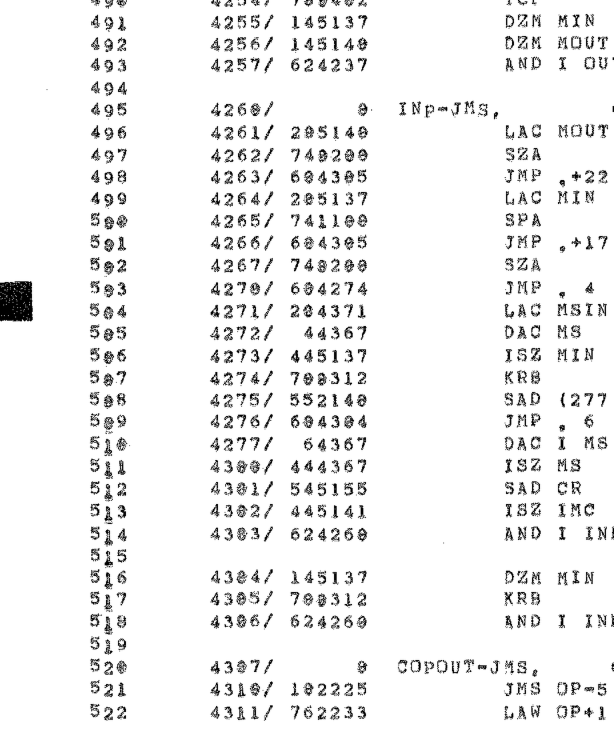
#> input picture characters/heinz-lemke/sources/pixie-assembler-listing-1972/.crops/page-048-L1.png, 1840 x 2238 px, given in place of page-page-048-L1.png.png, which was not available (shown at 1/3 size)
$ python make_left.py page-048-L1.png
#> lines starting #> are read from the running program, lines starting #| are printed output that depends on the picture; pictures that were not available may be replaced by others from this repository, and a replacement may not be noted
import sys
from PIL import Image, ImageOps
page = sys.argv[1]
im = Image.open(f'pages/page-{page}.png').convert('L')
#> im is the input picture: PIL image 1840x2238 L; min 0, max 255, mean 240
im = ImageOps.autocontrast(im)
w, h = im.size
#> w = 1840; h = 2238
x0, x1 = 80, 1000   # SEQ, ADDR, OCTAL, LABEL start
y0, y1 = 150, h - 30
#> y0 = 150; y1 = 2208
n = 2
overlap = 40
step = (y1 - y0) // n
#> step = 1029
for i in range(n):
    a = max(y0, y0 + i*step - overlap)
    b = min(y1, y0 + (i+1)*step + overlap)
    crop = im.crop((x0, a, x1, b))
    crop = crop.resize((crop.width*2, crop.height*2), Image.LANCZOS)
    crop.save(f'.crops/page-{page}-L{i}.png')
    print(f'page-{page}-L{i}.png', crop.size)
#> this loop made 2 passes
#> pass 1, `crop = im.crop((x0, a, x1, b))`:
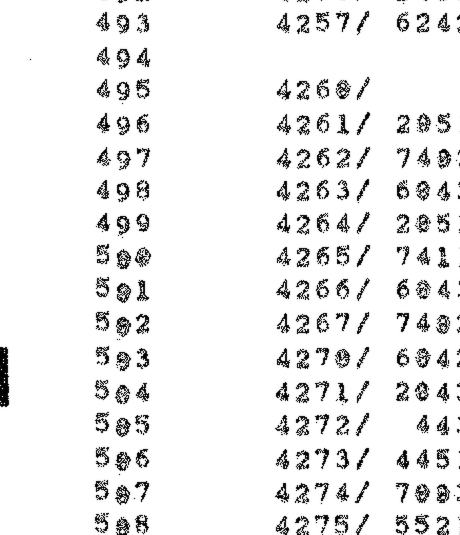
#> crop: PIL image 920x1069 L (shown at 1/2 size); min 0, max 255, mean 236.9
#> pass 1, `crop = crop.resize((crop.width*2, crop.height*2), Image.LANCZOS)`:
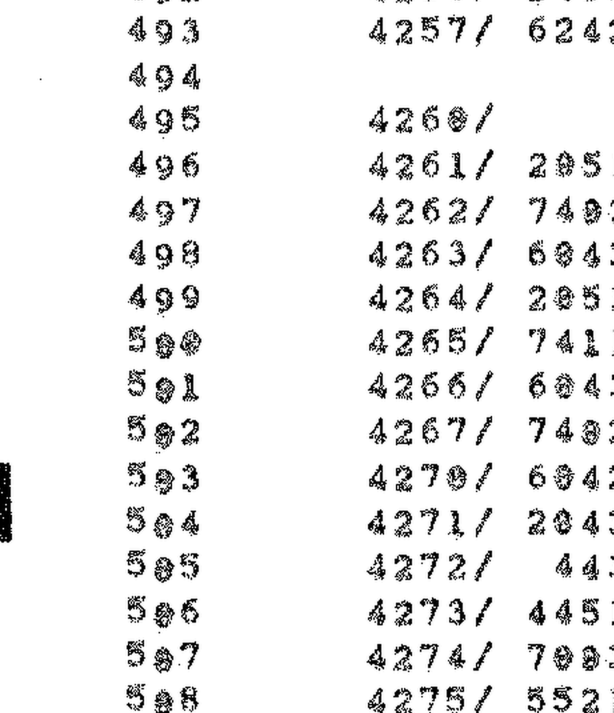
#> crop: PIL image 1840x2138 L (shown at 1/3 size); min 0, max 255, mean 236.9
#> pass 2, `crop = im.crop((x0, a, x1, b))`:
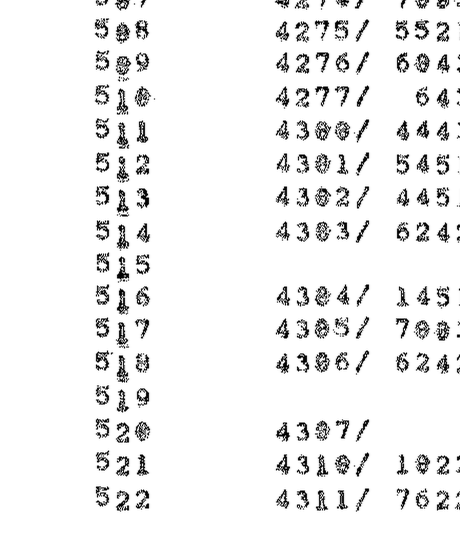
#> crop: PIL image 920x1069 L (shown at 1/2 size); min 0, max 255, mean 239.1
#> pass 2, `crop = crop.resize((crop.width*2, crop.height*2), Image.LANCZOS)`:
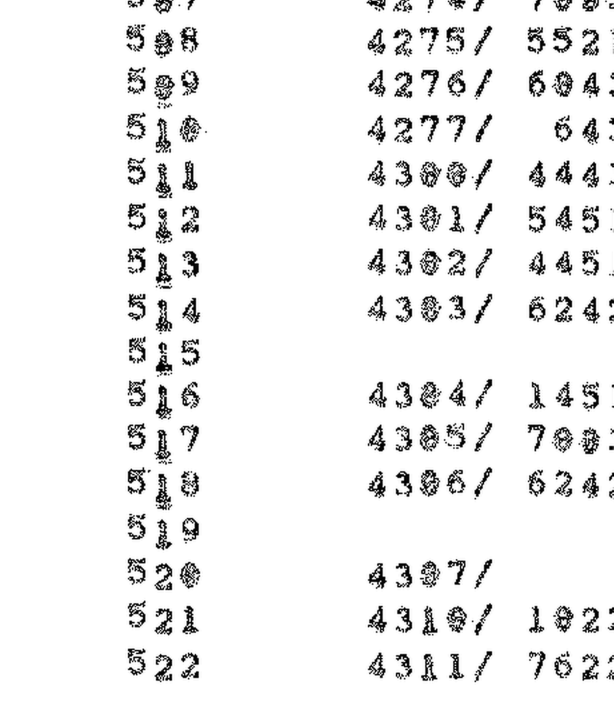
#> crop: PIL image 1840x2138 L (shown at 1/3 size); min 0, max 255, mean 239.1

$ run again, on characters/heinz-lemke/sources/pixie-assembler-listing-1972/.crops/page-110-L1.png
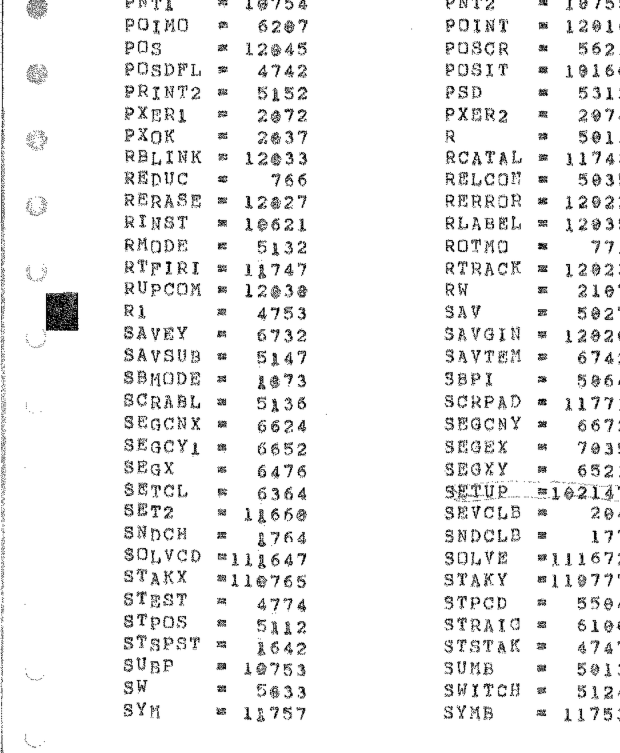
#> input picture characters/heinz-lemke/sources/pixie-assembler-listing-1972/.crops/page-110-L1.png, 1860 x 2258 px, given in place of page-page-110-L1.png.png, which was not available (shown at 1/3 size)
#> im is the input picture: PIL image 1860x2258 L; min 0, max 255, mean 239.1
#> the loop `for i in range(n):` made 2 passes
#> pass 1, `crop = crop.resize((crop.width*2, crop.height*2), Image.LANCZOS)`:
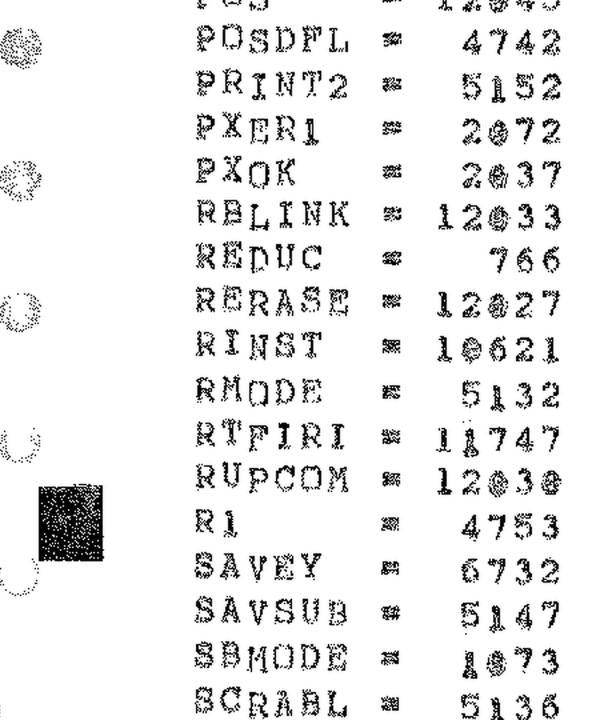
#> crop: PIL image 1840x2158 L (shown at 1/3 size); min 0, max 255, mean 235.1
#> pass 2, `crop = crop.resize((crop.width*2, crop.height*2), Image.LANCZOS)`:
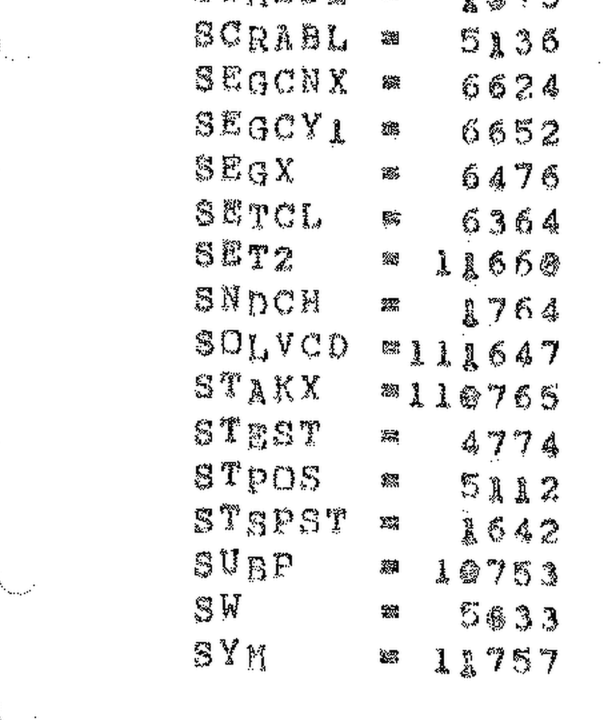
#> crop: PIL image 1840x2158 L (shown at 1/3 size); min 0, max 255, mean 240.1

$ run again, on characters/heinz-lemke/sources/pixie-assembler-listing-1972/.crops/page-118-L0.png
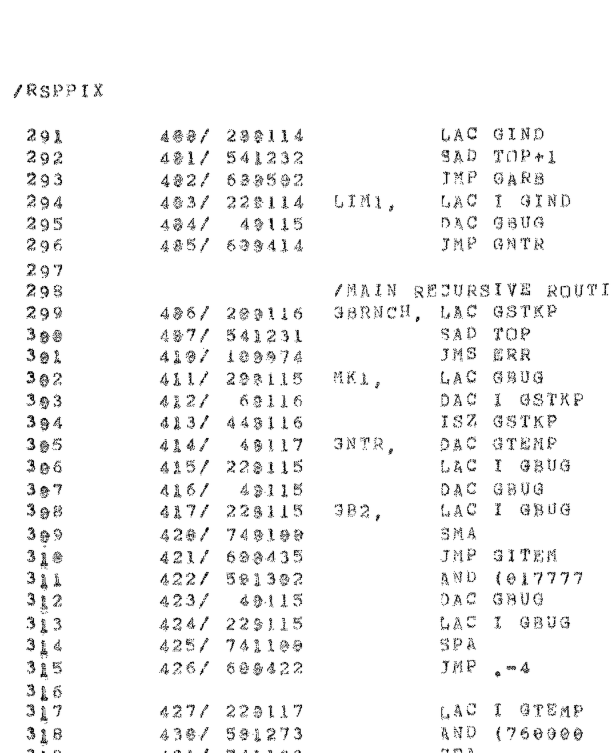
#> input picture characters/heinz-lemke/sources/pixie-assembler-listing-1972/.crops/page-118-L0.png, 1840 x 2258 px, given in place of page-page-118-L0.png.png, which was not available (shown at 1/3 size)
#> im is the input picture: PIL image 1840x2258 L; min 0, max 255, mean 245
#> the loop `for i in range(n):` made 2 passes
#> pass 1, `crop = crop.resize((crop.width*2, crop.height*2), Image.LANCZOS)`:
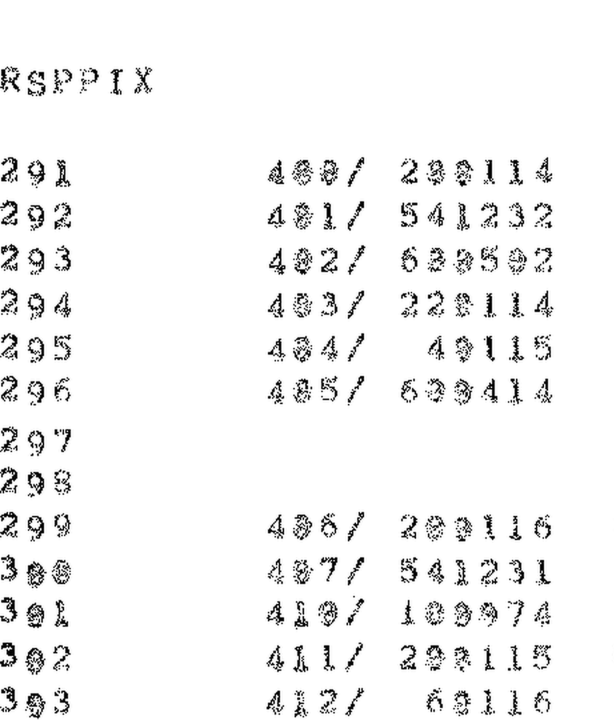
#> crop: PIL image 1840x2158 L (shown at 1/3 size); min 0, max 255, mean 243.2
#> pass 2, `crop = crop.resize((crop.width*2, crop.height*2), Image.LANCZOS)`:
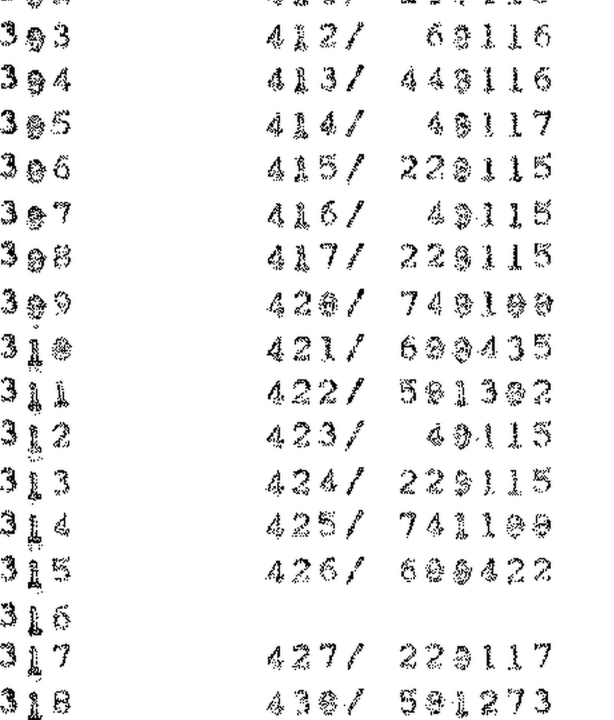
#> crop: PIL image 1840x2158 L (shown at 1/3 size); min 0, max 255, mean 240.3

$ run again, on characters/heinz-lemke/sources/pixie-assembler-listing-1972/.crops/page-121-L1.png
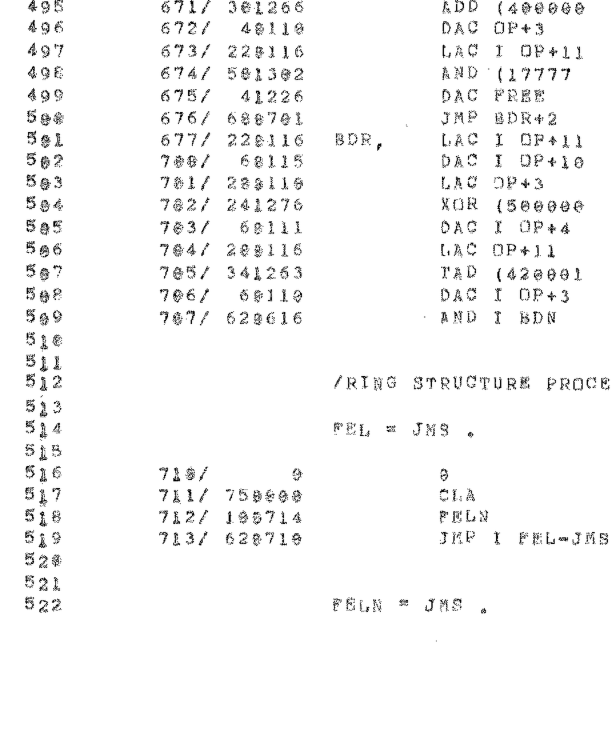
#> input picture characters/heinz-lemke/sources/pixie-assembler-listing-1972/.crops/page-121-L1.png, 1840 x 2258 px, given in place of page-page-121-L1.png.png, which was not available (shown at 1/3 size)
#> im is the input picture: PIL image 1840x2258 L; min 0, max 255, mean 247
#> the loop `for i in range(n):` made 2 passes
#> pass 1, `crop = crop.resize((crop.width*2, crop.height*2), Image.LANCZOS)`:
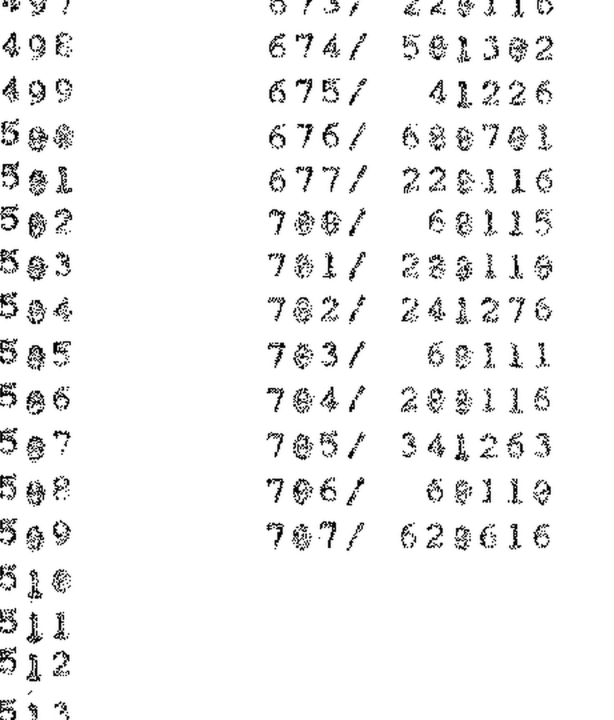
#> crop: PIL image 1840x2158 L (shown at 1/3 size); min 0, max 255, mean 242
#> pass 2, `crop = im.crop((x0, a, x1, b))`:
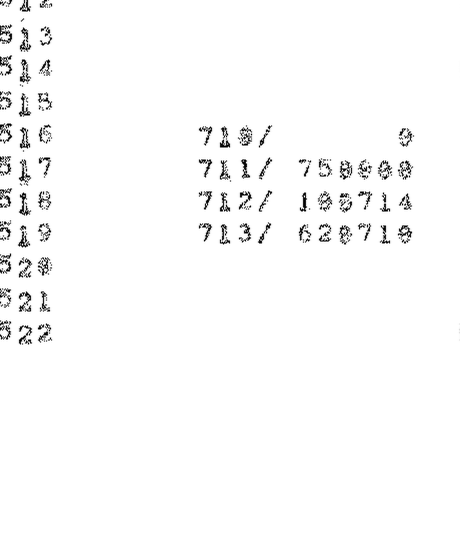
#> crop: PIL image 920x1079 L (shown at 1/2 size); min 0, max 255, mean 249.9
